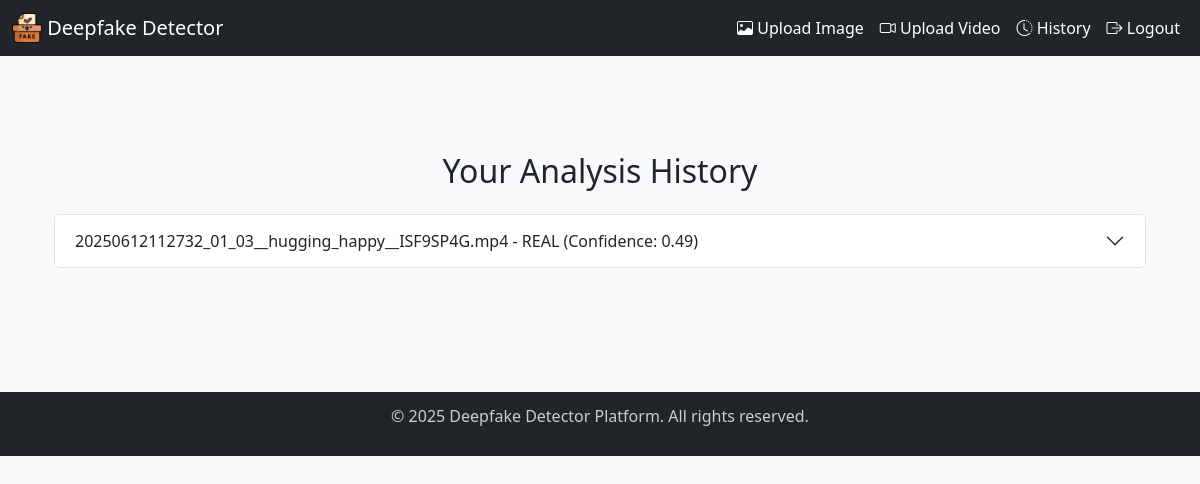
Page /history (signed in) on the earlier database version.
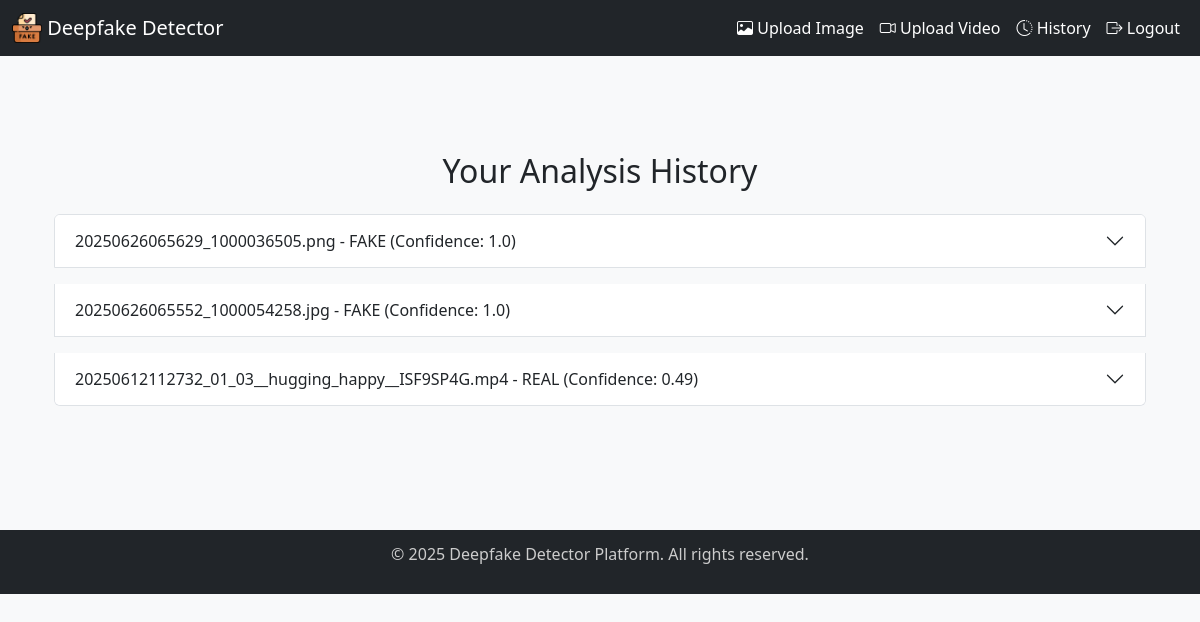
Same page on the later database version.
### app.py (models this page shows)
class AnalysisResult(db.Model):
    id = db.Column(db.Integer, primary_key=True)
    user_id = db.Column(db.Integer, db.ForeignKey('user.id'), nullable=False)
    file_path = db.Column(db.String(255), nullable=False)
    result = db.Column(db.String(10), nullable=False)
    confidence_score = db.Column(db.Float, nullable=False)
    uploaded_at = db.Column(db.DateTime, default=datetime.utcnow)

### app.py (the view)
@app.route('/history')
def history():
    if 'user_id' not in session:
        return redirect(url_for('login'))
    results = AnalysisResult.query.filter_by(user_id=session['user_id']).order_by(AnalysisResult.uploaded_at.desc()).all()
    return render_template("history.html", results=results)

### app.py (called while the page is built)
@app.context_processor
def inject_user():
    return dict(logged_in='user_id' in session, username=session.get('username'), user_email=session.get('user_email'))

### templates/history.html (shortened to what this page needs)
{% extends "layout.html" %}
{% block content %}
<div class="container mt-5">
  <h2 class="text-center mb-4">Your Analysis History</h2>
  {% if results|length == 0 %}
  <div class="alert alert-info">No analysis results found.</div>
  {% else %}
  <div class="accordion" id="historyAccordion">
    {% for result in results %}
    <div class="accordion-item mb-3">
      <h2 class="accordion-header" id="heading{{ loop.index }}">
        <button class="accordion-button collapsed" type="button" data-bs-toggle="collapse" data-bs-target="#collapse{{ loop.index }}" aria-expanded="false" aria-controls="collapse{{ loop.index }}">
          {{ result.file_path.split('/')[-1] }} - {{ result.result }} (Confidence: {{ result.confidence_score }})
        </button>
      </h2>
    </div>
    {% endfor %}
  </div>
  {% endif %}
</div>
{% endblock %}

Differences in the rows shown:
added AnalysisResult: file_path "20250626065629_1000036505.png", result "FAKE", confidence_score "1.0"
added AnalysisResult: file_path "20250626065552_1000054258.jpg", result "FAKE", confidence_score "1.0"
